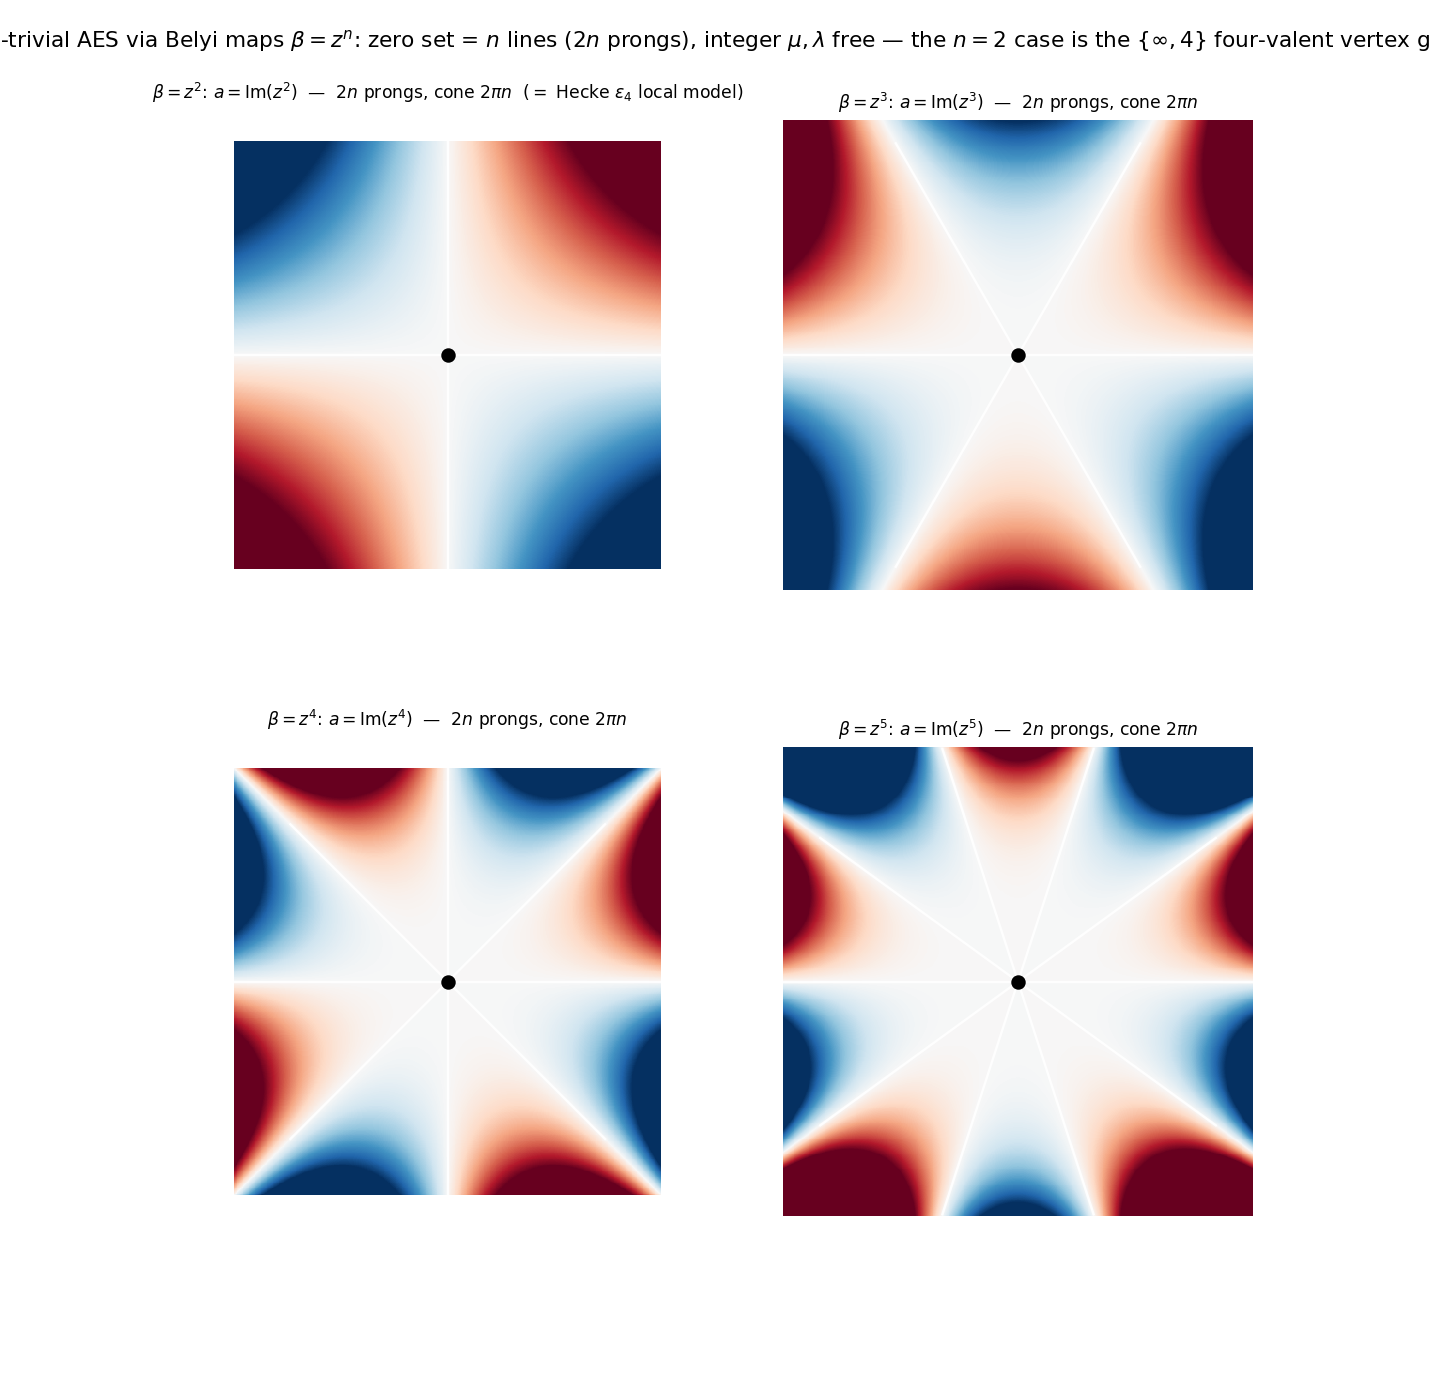

Generate this figure with Python:
#!/usr/bin/env python3
"""
024 — Non-trivial AES from Belyi maps  beta(z) = z^n.

Branched-pullback construction (paper-3 thm:branched-pullback-zero-germ):
  Phi = z^n (holomorphic, degree n),  a = Im(Phi),  g = |d Phi|^2/(mu^2+lam^2 a^2).
The zero set is  a = 0  <=>  Im(z^n) = 0  <=>  sin(n theta) = 0, i.e. the n lines
through the origin (2n prongs), with an essential singular point at 0 (local
degree m=n, cone angle 2 pi n).

n=2  =>  2 lines (4 prongs), cone 4 pi  = the LOCAL model of the Hecke {inf,4}
        four-valent vertex (eps_4).
n=3,4,5  => 3,4,5 lines = finite analogues.

mu, lambda are FREE parameters (any integers, mu != 0), so this is a non-trivial
SINGULAR AES with multiple zero lines on integer mu, lambda — the family the
user conjectured, in its simplest (z^n) form.

STATUS: Im(z^n) = r^n sin(n theta) is exact; the zero-set/cone-angle claims are
paper-3 thm:branched-pullback-zero-germ (PROVED), rendered here.
"""

import numpy as np
import matplotlib
matplotlib.use("Agg")
import matplotlib.pyplot as plt

CLIM = 1.5


def im_z_n(n, X, Y):
    """Im((x+iy)^n) via de Moivre: r^n sin(n theta)."""
    r = np.hypot(X, Y)
    theta = np.arctan2(Y, X)
    return r**n * np.sin(n * theta)


def main():
    xs = np.linspace(-1.15, 1.15, 500)
    ys = np.linspace(-1.15, 1.15, 500)
    X, Y = np.meshgrid(xs, ys)

    fig, axes = plt.subplots(2, 2, figsize=(11.0, 10.6))
    for ax, n in zip(axes.ravel(), [2, 3, 4, 5]):
        A = np.clip(im_z_n(n, X, Y), -CLIM, CLIM)
        ax.pcolormesh(X, Y, A, cmap="RdBu_r", vmin=-CLIM, vmax=CLIM,
                      shading="auto")
        # zero set: the n lines theta = k*pi/n
        for k in range(n):
            t = np.linspace(-1.2, 1.2, 300)
            ang = k * np.pi / n
            ax.plot(t * np.cos(ang), t * np.sin(ang), color="white", lw=1.3,
                    alpha=0.9)
        ax.plot([0], [0], marker="o", ms=7, color="k", zorder=6)
        ax.set_aspect("equal")
        ax.set_xticks([]); ax.set_yticks([])
        for sp in ax.spines.values():
            sp.set_visible(False)
        label = r"$2n$ prongs, cone $2\pi n$"
        if n == 2:
            label += r"  ($=$ Hecke $\varepsilon_4$ local model)"
        ax.set_title(rf"$\beta=z^{n}$: $a=\mathrm{{Im}}(z^{n})$  —  {label}",
                     fontsize=9.5)

    fig.suptitle(
        r"Non-trivial AES via Belyi maps $\beta=z^n$: zero set = $n$ lines "
        r"($2n$ prongs), integer $\mu,\lambda$ free — the $n{=}2$ case is the "
        r"$\{\infty,4\}$ four-valent vertex germ", fontsize=12)
    fig.subplots_adjust(top=0.92, wspace=0.06, hspace=0.28)
    out = "/Users/mingli/AEG/aeg-paper/notes/general/024-belyi-z-n-zero-sets.png"
    fig.savefig(out, dpi=130)
    print("saved:", out)


if __name__ == "__main__":
    main()
